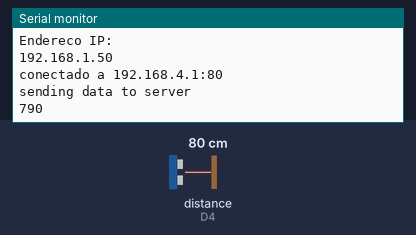
A sketch run on a simulated ESP8266 (NodeMCU). Parts: the last lines printed to the serial monitor. Wiring (inferred from the names in the program): ultrasonic range finder: trigger D3; echo D4. The test bench sets the inputs (shaded band); at power-on: distance to the obstacle (sensor on D4) 80 cm. The echo pulse lasts 58.3 µs per cm; WiFi joins after 1.5 s; servers stay silent unless stated.

Above: at 2.7 s.
2.8 s: distance to the obstacle (sensor on D4) set to 2 cm
At 2.8 s:
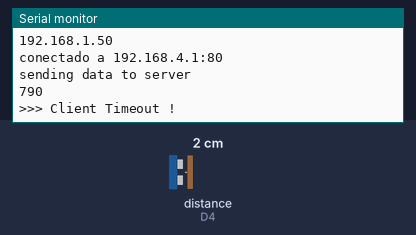
5.8 s: distance to the obstacle (sensor on D4) set to 4 cm
At 6.07 s:
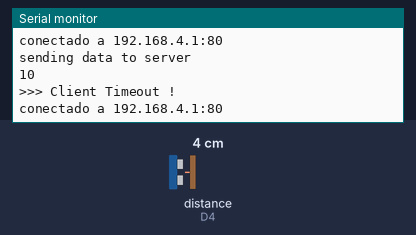
Timing chart, 0 to 8.8 s (numbered marks = the images above; inputs shaded):
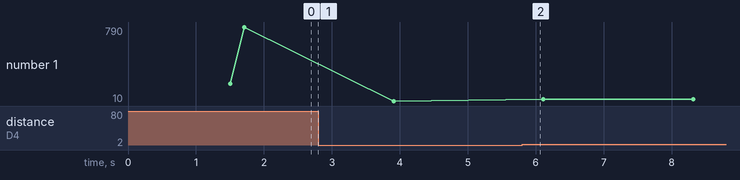

Measured:
- plotted number 1: 790 → 10 after the input at 2.8 s, 10 → 30 after the input at 5.8 s

The sketch:

Cliente_ultrassonico.ino
```cpp
/*
    Sketch utilizado para plataforma ESP-WROOM-02 cliente 1, contendo um sensor ultrassônico
    Escrito por Gedeane Kenshima (2020)
    Uso com permissão desde que citada a fonte (licença BSD)

    Conexões:
    TRIGGER sensor: D3
    ECHO sensor: D4
    VCC: 5V
    GND: G

*/

#include <ESP8266WiFi.h>
//Pin digital 12 para Trigger do sensor
const int Trigger = D3;
//Pin digital 11 para Echo do sensor
const int Echo = D4;

#ifndef STASSID
#define STASSID "nomedaRede"
#define STAPSK  "senhadaRede"
#endif

const char* ssid     = STASSID;
const char* password = STAPSK;

const char* host = "192.168.4.1";
const uint16_t port = 80;

void setup() {
  Serial.begin(115200);
  pinMode(Trigger, OUTPUT); //pin como saída
  pinMode(Echo, INPUT);  //pin como entrada
  digitalWrite(Trigger, LOW);//Inicializamos o pin com 0

  // Início da conexão WiFi
  Serial.println();
  Serial.println();
  Serial.print("Conectando a ");
  Serial.println(ssid);

  // Conecta com servidor
  WiFi.mode(WIFI_STA);
  WiFi.begin(ssid, password);

  // Enquanto conexão não é realizada, aparecem pontos (...) no Monitor Serial
  while (WiFi.status() != WL_CONNECTED) {
    delay(500);
    Serial.print(".");
  }

  // Mostra dados do servidor
  Serial.println("");
  Serial.println("WiFi conectado");
  Serial.println("Endereco IP: ");
  Serial.println(WiFi.localIP());
}

void loop() {
  Serial.print("conectado a ");
  Serial.print(host);
  Serial.print(':');
  Serial.println(port);

  // Usa classe WiFiClient para criar conexões TCP
  WiFiClient client;
  if (!client.connect(host, port)) {
    Serial.println("falha na conexão");
    delay(5000);
    return;
  }

  // This will send a string to the server
  Serial.println("sending data to server");


  if (client.connected()) {
    long t; //tempo que demora para chegar em echo
    long d; //distância em centímetros

  digitalWrite(Trigger, HIGH);
  delayMicroseconds(10);          //Enviamos um pulso de 10us
  digitalWrite(Trigger, LOW);

  // Oobtemos eco do pulso
  t = pulseIn(Echo, HIGH);
  // Eescalamos o tempo a uma distância em cm
  d = (t/59)*10;
  // Envia dado para Serial
  Serial.println(d);
  // Envia dado para servidor
  client.println(d);

  }

  // Aguarda por dados
  unsigned long timeout = millis();
  while (client.available() == 0) {
    if (millis() - timeout > 1000) {
      Serial.println(">>> Client Timeout !");
      client.stop();
      delay(1000);
      return;
    }
  }

  // Lê todas as linhas para responder ao servidor e escreve na Serial
  Serial.println("receiving from remote server");
  while (client.available()) {
    char ch = static_cast<char>(client.read());
    Serial.print(ch);
  }

  // Fecha a conexão
  Serial.println();
  Serial.println("conexão fechada");
  client.stop();
} // Fim do código
```
